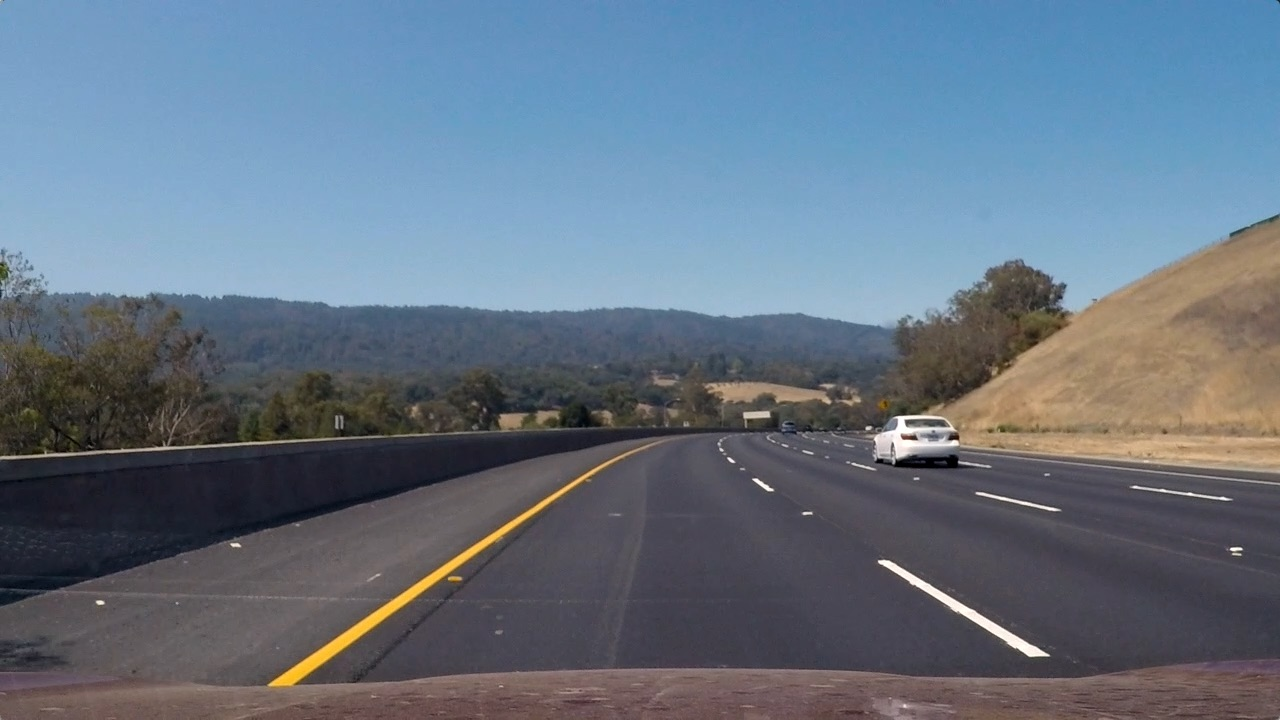
#> input picture CarND-Vehicle-Detection/test_images/test3.jpg, 1280 x 720 px
$ jupyter execute --allow-errors Vehicle_Detection_Project.ipynb   (shell and % lines are left out)   (older library calls are emulated)
#> lines starting #> are read from the running program, lines starting #| are printed output that depends on the picture
# Tracking Pipeline

### Load Training Data

[cell 1]
"""
1. load data
"""


import glob


# Read in our vehicles and non-vehicles
non_vehicles_gti = glob.glob('training_data/non-vehicles/GTI/*.png')
non_vehicles_extras = glob.glob('training_data/non-vehicles/Extras/*.png')
vehicles_gti_far = glob.glob('training_data/vehicles/GTI_Far/*.png')
vehicles_gti_left = glob.glob('training_data/vehicles/GTI_Left/*.png')
vehicles_gti_mid = glob.glob('training_data/vehicles/GTI_MiddleClose/*.png')
vehicles_gti_right = glob.glob('training_data/vehicles/GTI_Right/*.png')
vehicles_kitti = glob.glob('training_data/vehicles/KITTI_extracted/*.png')

cars = []
notcars = []

for image in non_vehicles_gti:
    notcars.append(image)
for image in non_vehicles_extras:
    notcars.append(image)
for image in vehicles_gti_far:
    cars.append(image)
for image in vehicles_gti_left:
    cars.append(image)
for image in vehicles_gti_mid:
    cars.append(image)
for image in vehicles_gti_right:
    cars.append(image)
for image in vehicles_kitti:
    cars.append(image)
#> further down, image is the input picture: shape (720, 1280, 3); mean B, G, R 130.7, 115.3, 101.1

print('Number of vehicles:', len(cars))
print('Number of non vehicles:', len(notcars))

### Data examples

[cell 2]
"""
2. data example
"""

import random
import matplotlib.image as mpimg
import matplotlib.pyplot as plt

# randomly choose an example
#> (the rest of this cell did not finish here and is left out)

### Histogram of Oriented Gradients

[cell 3]
"""
3. get HOG features function
"""
from skimage.feature import hog


# Define a function to return HOG features and visualization
# [9 lines left out: function get_hog_features, not called in this run]

[cell 4]
"""
4. extract HOG features function
"""
import cv2


# [38 lines left out: function extract_hog_features, not called in this run]

[cell 5]
"""
5. extract HOG features from the training images
"""
import matplotlib.image as mpimg
import matplotlib.pyplot as plt
import numpy as np
import cv2


# Generate a random index to look at a car image
#> (the rest of this cell did not finish here and is left out)

## choose HOG parameters

[cell 6]
"""
6. choose HOG parameters
"""

import time
import numpy as np
#> (the rest of this cell did not finish here and is left out)

[cell 7]
"""
7. color features
"""


import numpy as np


# Define a function to compute binned color features
# [16 lines left out: functions bin_spatial, color_hist, not called in this run]

[cell 8]
"""
8. extract color features function
"""


import cv2


# Define a function to extract features from a list of images
# Have this function call bin_spatial() and color_hist()
# [30 lines left out: function extract_color_features, not called in this run]

## choose color parameters

[cell 9]
"""
9. choose color parameters
"""

import time
#> (the rest of this cell did not finish here and is left out)

## Combined

[cell 10]
"""
10. Combine all features
"""


import numpy as np
import cv2

# [54 lines left out: functions augmenting_images, extract_features, not called in this run]

[cell 11]
"""
11. train a classifier
"""


import time
import numpy as np
#> (the rest of this cell did not finish here and is left out)

[cell 12]
"""
12. Save Model
"""
from sklearn.externals import joblib


#> (the rest of this cell did not finish here and is left out)

### Sliding Window Search

[cell 13]
"""
13. Load Model
"""
from sklearn.externals import joblib


#> (the rest of this cell did not finish here and is left out)

[cell 14]
"""
14. slide window function
"""

import numpy as np


# Define a function that takes an image,
# start and stop positions in both x and y,
# window size (x and y dimensions),
# and overlap fraction (for both x and y)
def slide_window(img, x_start_stop=[None, None], y_start_stop=[None, None],
                    xy_window=(64, 64), xy_overlap=(0.5, 0.5)):
    # If x and/or y start/stop positions not defined, set to image size
#> called with xy_window = (96, 96), xy_overlap = (0.5, 0.5)
    if x_start_stop[0] == None:
        x_start_stop[0] = 0
    if x_start_stop[1] == None:
        x_start_stop[1] = img.shape[1]
    if y_start_stop[0] == None:
        y_start_stop[0] = 0
    if y_start_stop[1] == None:
        y_start_stop[1] = img.shape[0]
    # Compute the span of the region to be searched
    xspan = x_start_stop[1] - x_start_stop[0]
#> xspan = 1280
    yspan = y_start_stop[1] - y_start_stop[0]
#> yspan = 360
    # Compute the number of pixels per step in x/y
    nx_pix_per_step = np.int(xy_window[0]*(1 - xy_overlap[0]))
    ny_pix_per_step = np.int(xy_window[1]*(1 - xy_overlap[1]))
    # Compute the number of windows in x/y
    nx_buffer = np.int(xy_window[0]*(xy_overlap[0]))
    ny_buffer = np.int(xy_window[1]*(xy_overlap[1]))
    nx_windows = np.int((xspan-nx_buffer)/nx_pix_per_step)
#> nx_windows = 25
    ny_windows = np.int((yspan-ny_buffer)/ny_pix_per_step)
#> ny_windows = 6
    # Initialize a list to append window positions to
    window_list = []
    # Loop through finding x and y window positions
    # Note: you could vectorize this step, but in practice
    # you'll be considering windows one by one with your
    # classifier, so looping makes sense
    for ys in range(ny_windows):
        for xs in range(nx_windows):
            # Calculate window position
            startx = xs*nx_pix_per_step + x_start_stop[0]
            endx = startx + xy_window[0]
            starty = ys*ny_pix_per_step + y_start_stop[0]
            endy = starty + xy_window[1]

            # Append window position to list
            window_list.append(((startx, starty), (endx, endy)))
    # Return the list of windows
    return window_list

# Define a function to draw bounding boxes
# [81 lines left out: functions draw_boxes, search_windows, single_img_features, not called in this run]

[cell 15]
"""
15. test on iamge
"""


import matplotlib.pyplot as plt
import numpy as np
import cv2


color_space = 'YCrCb' # Can be RGB, HSV, LUV, HLS, YUV, YCrCb
orient = 32  # HOG orientations
pix_per_cell = 8 # HOG pixels per cell
cell_per_block = 2 # HOG cells per block
hog_channel = 'ALL' # Can be 0, 1, 2, or "ALL"
spatial_size = (8, 8) # Spatial binning dimensions
hist_bins = 64   # Number of histogram bins
y_start_stop = [360, None] # Min and max in y to search in slide_window()


image = cv2.imread('test_images/test3.jpg')
draw_image = np.copy(image)

# Uncomment the following line if you extracted training
# data from .png images (scaled 0 to 1 by mpimg) and the
# image you are searching is a .jpg (scaled 0 to 255)
#image = image.astype(np.float32)/255

windows = slide_window(image, x_start_stop=[None, None], y_start_stop=y_start_stop,
                    xy_window=(96, 96), xy_overlap=(0.5, 0.5))
#> windows = 150 items

#> (the rest of this cell did not finish here and is left out)

[cell 16]
"""
16. improved scale process
"""


import cv2
import numpy as np


# [63 lines left out: function find_cars, not called in this run]

[cell 17]
"""
17. test on image
"""

import cv2
import numpy as np
import matplotlib.pyplot as plt


ystart = 400
ystop = 656
scale = 1
orient = 16
pix_per_cell = 8
cell_per_block = 2
hog_channel = 'ALL'
spatial_size = (16, 16)
hist_bins = 64

image = cv2.imread('test_images/test5.jpg')
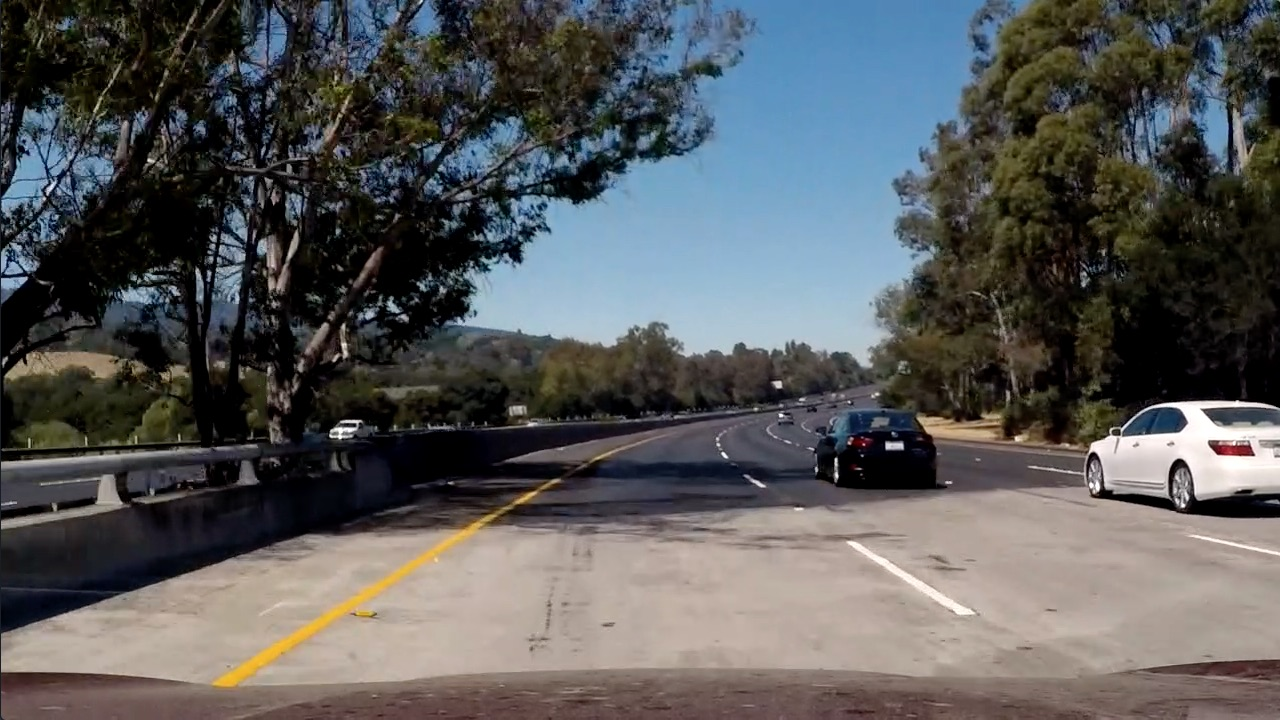
#> input picture CarND-Vehicle-Detection/test_images/test5.jpg, 1280 x 720 px
#> image is the input picture: shape (720, 1280, 3); mean B, G, R 89.8, 89.3, 88.5
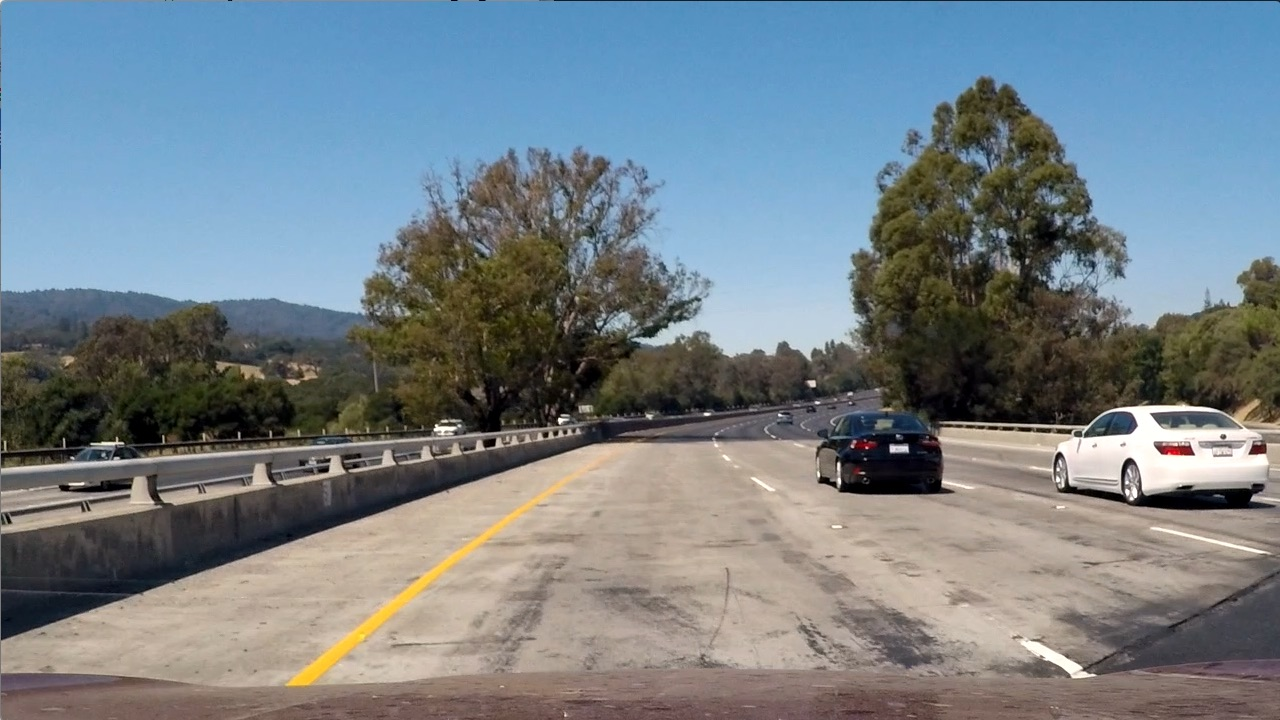
#> input picture CarND-Vehicle-Detection/test_images/test1.jpg, 1280 x 720 px
#> further down, image is the input picture: shape (720, 1280, 3); mean B, G, R 135.5, 128.7, 117.5

#> (the rest of this cell did not finish here and is left out)

[cell 18]
"""
18. test on image
"""


ystart = 400
ystop = 656
scale = 1
orient = 16
pix_per_cell = 8
cell_per_block = 2
hog_channel = 'ALL'
spatial_size = (16, 16)
hist_bins = 64


images = glob.glob('test_images/test*.jpg')

#> (the rest of this cell did not finish here and is left out)
